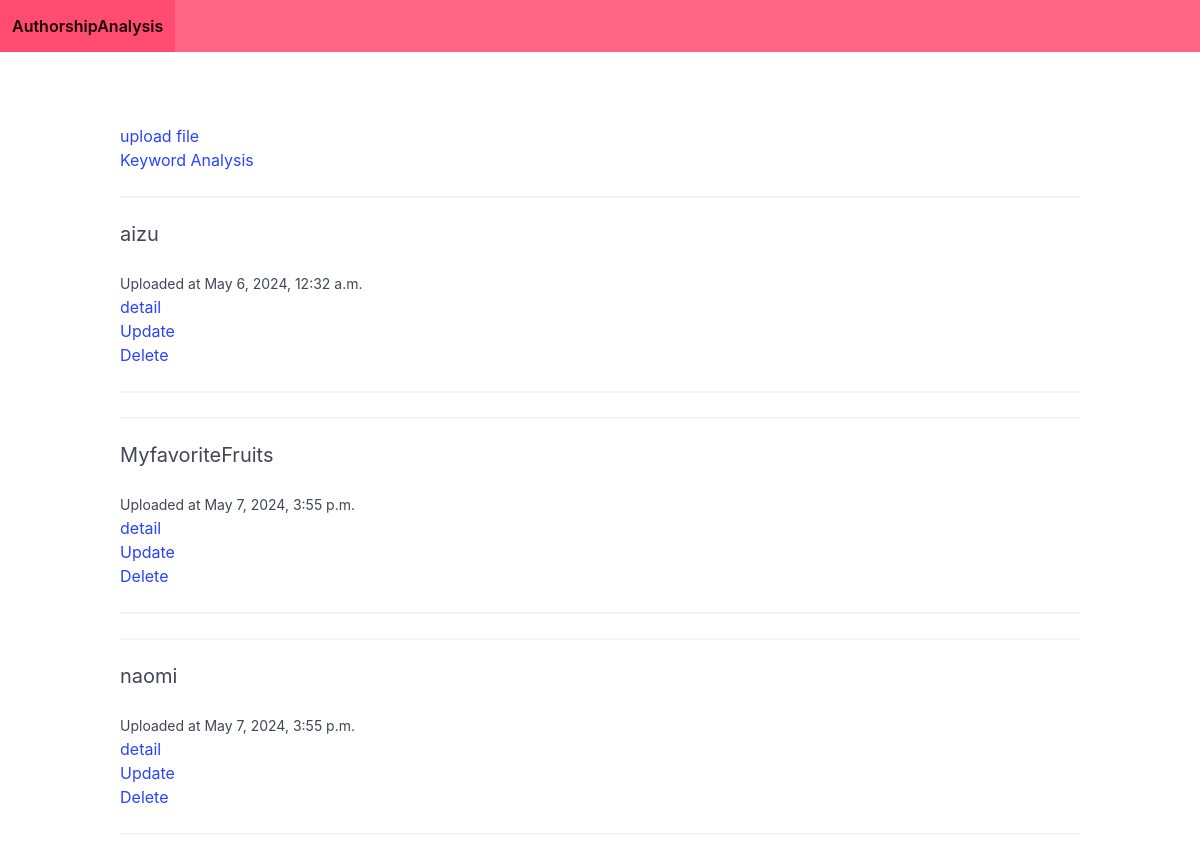
Before: / with the older database file.
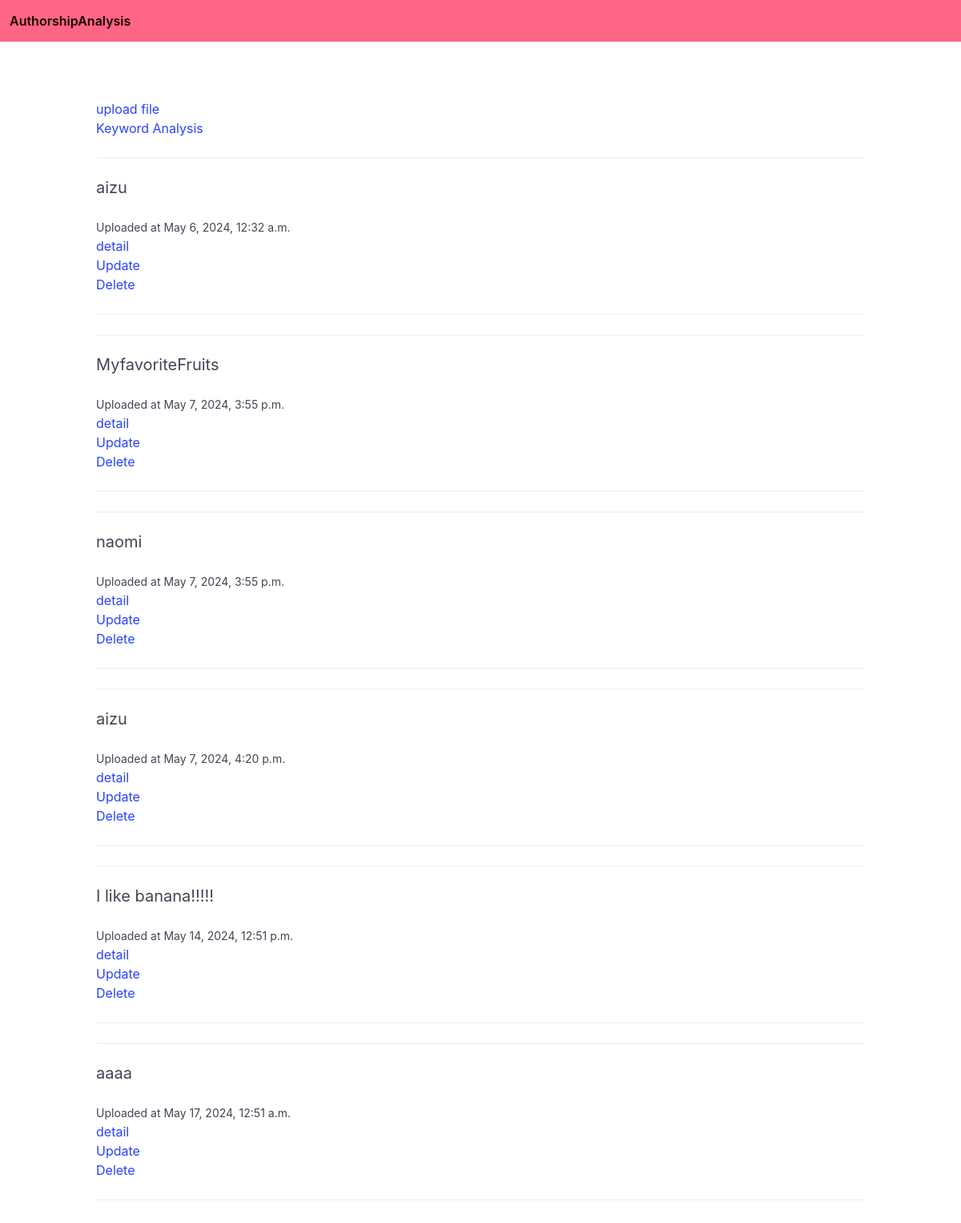
After: the same page with the newer database file.
### app_analysis/models.py (models this page shows, shortened)
class FileModel(models.Model):
    CATEGORY = (
      ('Q','Questioned'),
      ('K','Known'),
      ('R','Reference'),
      )
    name = models.CharField(max_length=255)
    file_field = models.FileField(upload_to='Texts/uploaded')
    date = models.DateTimeField(auto_now_add=True)
    text_type = models.CharField(max_length=10,choices=CATEGORY,blank=False)

### app_analysis/views.py (the view)
# urls.py: 2. Add a URL to urlpatterns:  path('', views.home, name='home')
def home(request):
    files = FileModel.objects.all()
    return render(request, "app_analysis/home.html", {"files":files})

### app_analysis/templates/app_analysis/home.html
{% extends "app_analysis/base.html" %}
{% block content %}
<a href="{% url 'upload' %}">upload file</a>
<br>
<a href="{% url 'keyword' %}">Keyword Analysis</a>
{% for file in files %}
<hr />
<div class="post block">
    <h2 class="subtitle">{{file.name}}</h2>
    <small>Uploaded at {{file.date}}</small>
    <br>
    <a href="{% url 'file_detail' file.id %}">detail</a>
    <br>
    <a href="{% url 'updatefile' file.id%}">Update</a>
    <br>
    <a href="{% url 'delete-file' file.id%}">Delete</a>
    <hr />
</div>
{% endfor %}
{% endblock %}

### app_analysis/templates/app_analysis/base.html (shortened to what this page needs)
<!DOCTYPE html>
{% load static %}
<html lang="en">
<head>
    <link rel="stylesheet" href="https://cdn.jsdelivr.net/npm/bulma@1.0.0/css/bulma.min.css">
</head>
<body>
    <nav class="navbar is-danger">
        <div class="navbar-brand">
            <a href="/" class="navbar-item">
                <strong>AuthorshipAnalysis</strong>
            </a>
        </div>
    </nav>
    <br>
    <section class="section">
        <div class="container">{% block content %} {% endblock %}</div>
    </section>
</body>
</html>

Changed rows visible on the page:
added FileModel: name "aizu", date "May 7, 2024, 4:20 p.m."
added FileModel: name "I like banana!!!!!", date "May 14, 2024, 12:51 p.m."
added FileModel: name "aaaa", date "May 17, 2024, 12:51 a.m."
